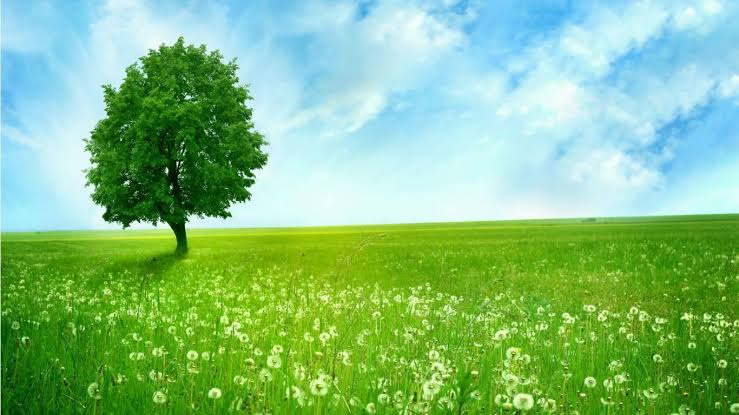
#> input picture python prg/pic_list/images (2).jpeg, 739 x 415 px, found by its file name
$ python im2.py
#> lines starting #> are read from the running program, lines starting #| are printed output that depends on the picture
# import Opencv
import cv2

# import Numpy
import numpy as np

# read a image using imread
img = cv2.imread('pic_list/images (2).jpeg')
#> img is the input picture: shape (415, 739, 3); mean B, G, R 129.4, 189.8, 131.4

# creating a Histograms Equalization
# of a image using cv2.equalizeHist()
#equ = cv2.equalizeHist(img)
flip=cv2.flip(img, 2)
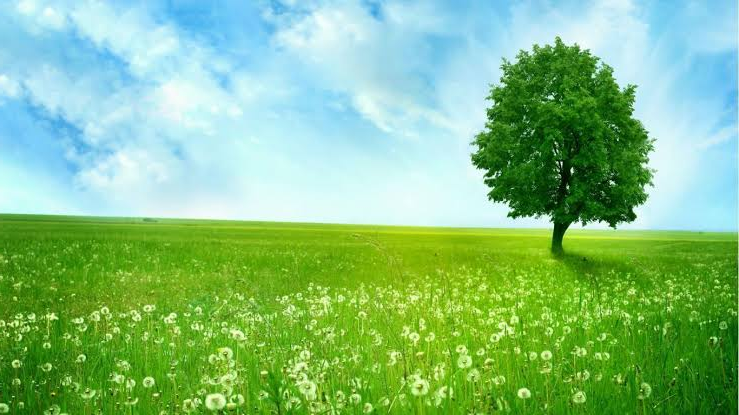
#> flip: shape (415, 739, 3); mean B, G, R 129.4, 189.8, 131.4

# stacking images side-by-side
res = np.hstack((img, flip))
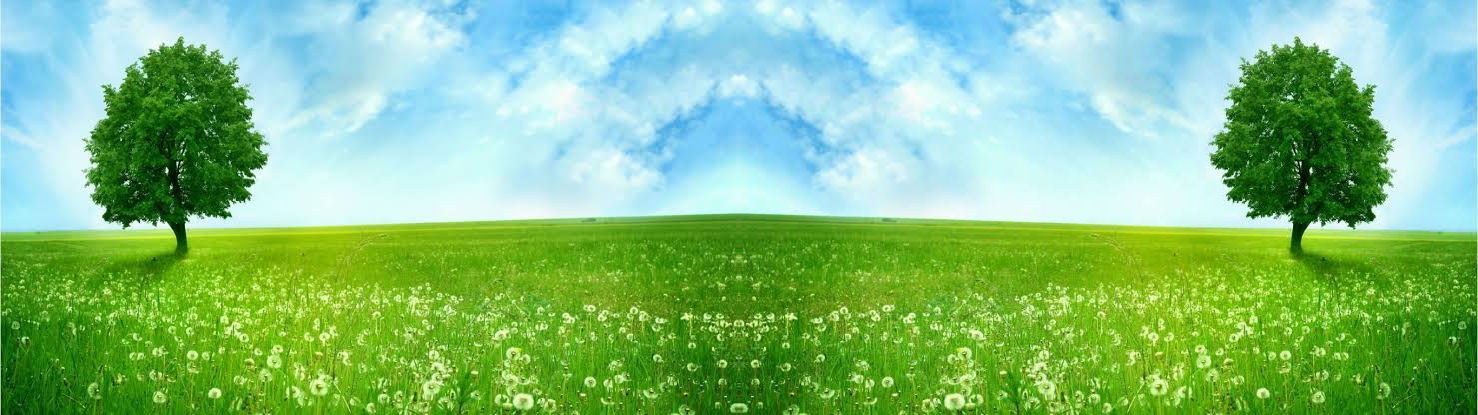
#> res: shape (415, 1478, 3); mean B, G, R 129.4, 189.8, 131.4

# show image input vs output
cv2.imshow('image', res)
#cv2.imwrite('pic_list/flip2.jpeg',res)

cv2.waitKey(0)
cv2.destroyAllWindows()

$ run again, with python prg/pic_list/images (11).jpeg copied over python prg/pic_list/images (2).jpeg
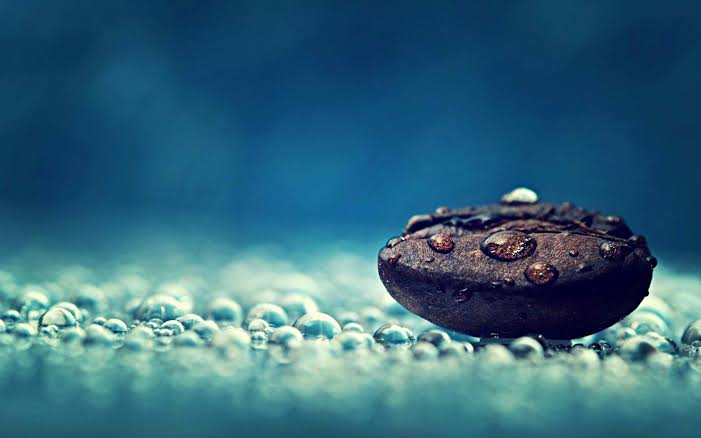
#> input picture python prg/pic_list/images (11).jpeg, 701 x 438 px, found by its file name
#> img is the input picture: shape (438, 701, 3); mean B, G, R 124.5, 103.5, 52.6
#> `flip=cv2.flip(img, 2)`:
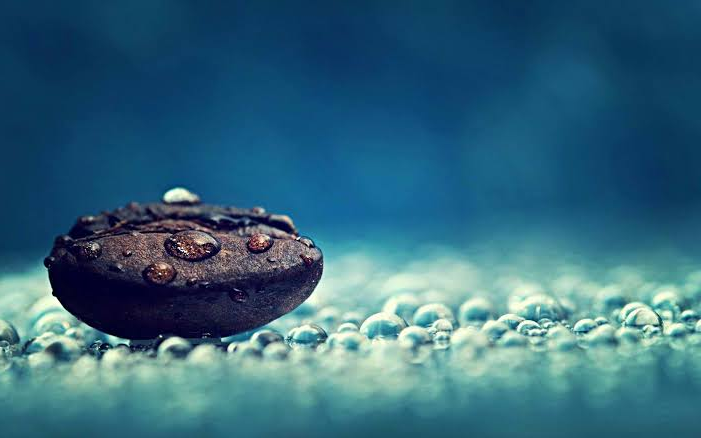
#> flip: shape (438, 701, 3); mean B, G, R 124.5, 103.5, 52.6
#> `res = np.hstack((img, flip))`:
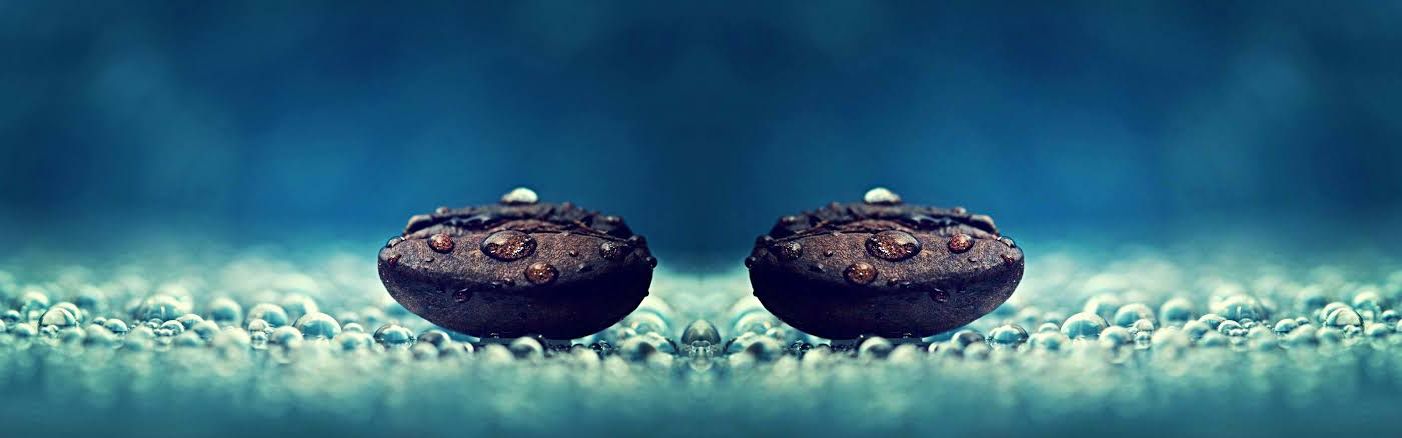
#> res: shape (438, 1402, 3); mean B, G, R 124.5, 103.5, 52.6

$ run again, with python prg/pic_list/images (9).jpeg copied over python prg/pic_list/images (2).jpeg
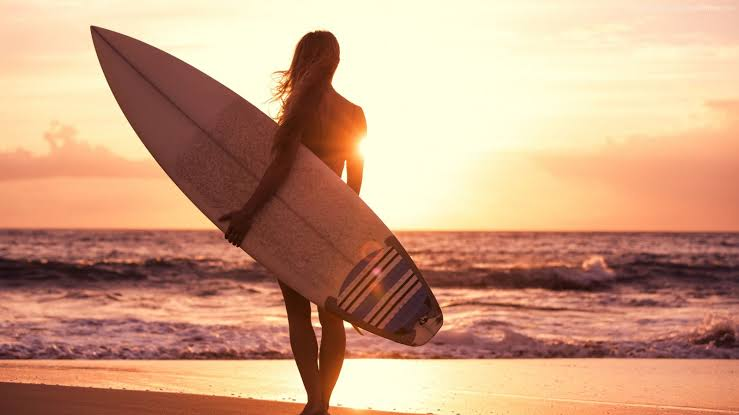
#> input picture python prg/pic_list/images (9).jpeg, 739 x 415 px, found by its file name
#> img is the input picture: shape (415, 739, 3); mean B, G, R 128.2, 157.9, 203
#> `flip=cv2.flip(img, 2)`:
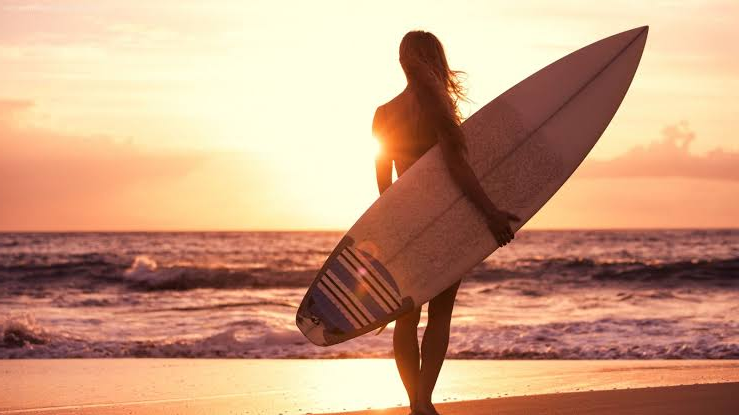
#> flip: shape (415, 739, 3); mean B, G, R 128.2, 157.9, 203
#> `res = np.hstack((img, flip))`:
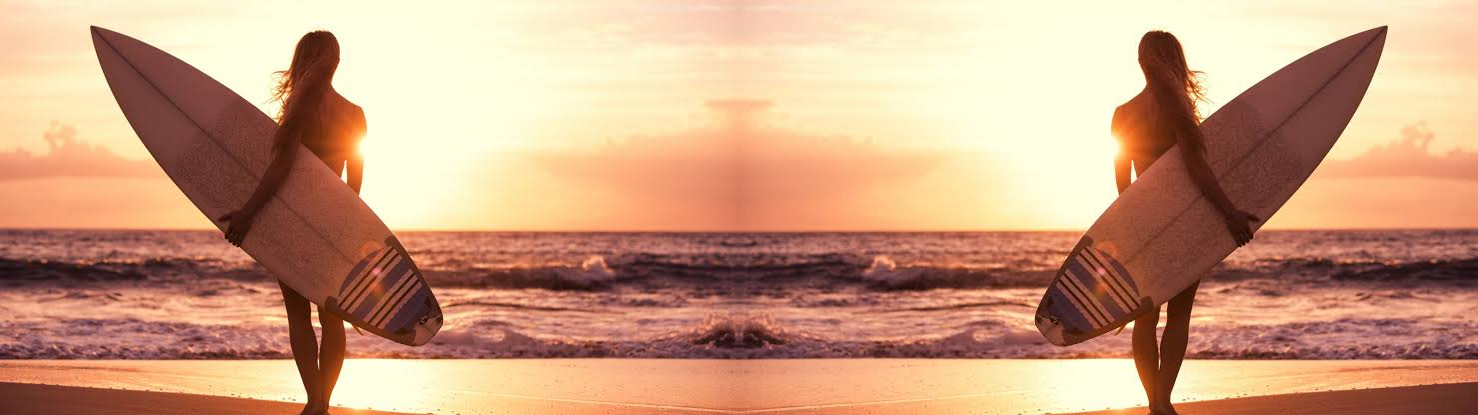
#> res: shape (415, 1478, 3); mean B, G, R 128.2, 157.9, 203
